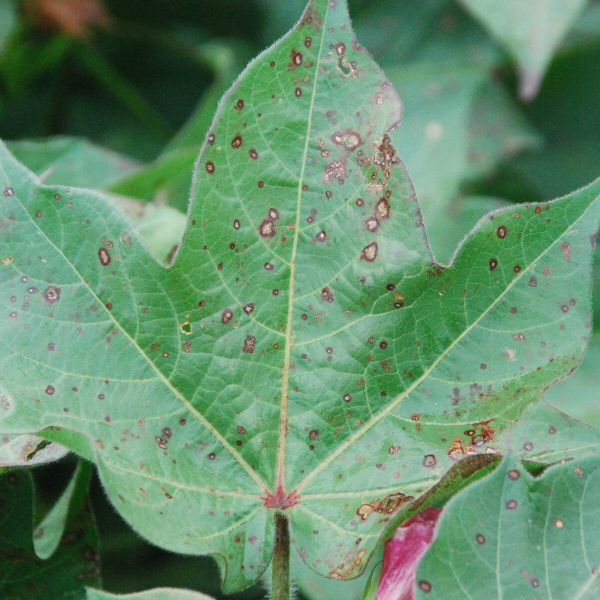
#> input picture dataset-card.jpg, 1200 x 1200 px (shown at 1/2 size)
$ python -i image_processing.py   (imports and definitions only)   (older library calls are emulated)
#> lines starting #> are read from the running program, lines starting #| are printed output that depends on the picture; after the words box and inside, x2 and y2 are one past the last pixel; in counts of white or black regions, pixels touching at a corner belong together
#> further down, picture is the input picture: shape (1200, 1200, 3); mean B, G, R 108.9, 142.3, 100.6
import cv2
import numpy as np


class ImageProcessingError(Exception):
    """Raised when image processing cannot be performed."""


# [5 lines left out: function ensure_odd, not called in this run]


def apply_smoothing(image: np.ndarray, kernel_size: int) -> np.ndarray:
    ksize = ensure_odd(kernel_size, minimum=1)
    return cv2.GaussianBlur(image, (ksize, ksize), 0)


# [72 lines left out: functions apply_sharpening, apply_sobel, apply_laplacian, _build_lookup, apply_histogram_specification, apply_convolution, not called in this run]


def create_histogram_preview(
    image: np.ndarray,
    mode: str = "RGB",
    width: int = 460,
    height: int = 220,
) -> np.ndarray:
#> called with mode = 'RGB', width = 460, height = 220
    if image is None:
        raise ImageProcessingError("Image is required for histogram preview.")

    canvas = np.zeros((height, width, 3), dtype=np.uint8)
    plot_height = height - 24
    bins = np.arange(256)
    if mode == "Grayscale":
        gray = cv2.cvtColor(image, cv2.COLOR_BGR2GRAY)
        hist = cv2.calcHist([gray], [0], None, [256], [0, 256]).flatten()
        if hist.max() > 0:
            hist = hist / hist.max()

        points = []
        for x in bins:
            px = int((x / 255.0) * (width - 1))
            py = int(plot_height - (hist[x] * (plot_height - 1)))
            points.append([px, py])

        line_points = np.array(points, dtype=np.int32).reshape((-1, 1, 2))
        cv2.polylines(canvas, [line_points], isClosed=False, color=(230, 230, 230), thickness=1)
    else:
        colors = [(255, 100, 100), (100, 255, 100), (100, 100, 255)]  # B, G, R
        for channel, color in enumerate(colors):
            hist = cv2.calcHist([image], [channel], None, [256], [0, 256]).flatten()
            if hist.max() > 0:
                hist = hist / hist.max()

            points = []
            for x in bins:
                px = int((x / 255.0) * (width - 1))
                py = int(plot_height - (hist[x] * (plot_height - 1)))
                points.append([px, py])

            line_points = np.array(points, dtype=np.int32).reshape((-1, 1, 2))
            cv2.polylines(canvas, [line_points], isClosed=False, color=color, thickness=1)
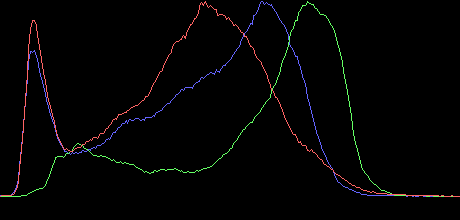
#> canvas: shape (220, 460, 3); mean B, G, R 3.2, 3.1, 3.5

    cv2.line(canvas, (0, plot_height), (width - 1, plot_height), (180, 180, 180), 1)
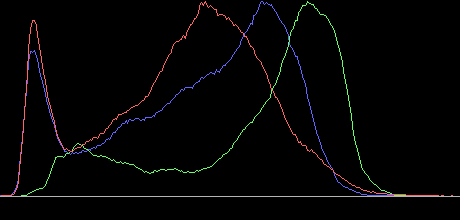
#> canvas: shape (220, 460, 3); 0.45% of pixels changed, all inside (x1, y1, x2, y2) = (0, 196, 460, 197)
    return canvas

>>> import cv2
>>> picture = cv2.imread('dataset-card.jpg')
>>> result = create_histogram_preview(picture)

$ run again, on hasil_pengolahan_daun.png
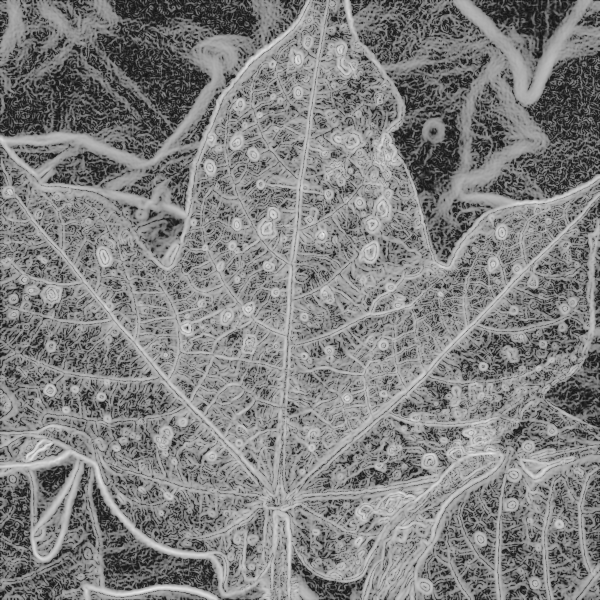
#> input picture hasil_pengolahan_daun.png, 1200 x 1200 px (shown at 1/2 size)
#> picture is the input picture: shape (1200, 1200, 3); min 21, max 243, mean 128.4
#> after the loop in create_histogram_preview, `for channel, color in enumerate(colors):`:
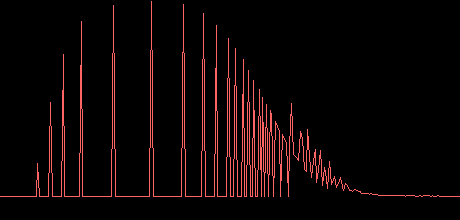
#> canvas: shape (220, 460, 3); mean B, G, R 5.3, 5.3, 13.4
#> in create_histogram_preview, `cv2.line(canvas, (0, plot_height), (width - 1, plot_height), (180, 180..`:
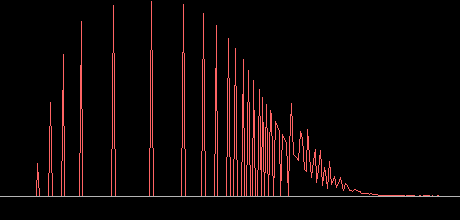
#> canvas: shape (220, 460, 3); 0.45% of pixels changed, all inside (x1, y1, x2, y2) = (0, 196, 460, 197)
